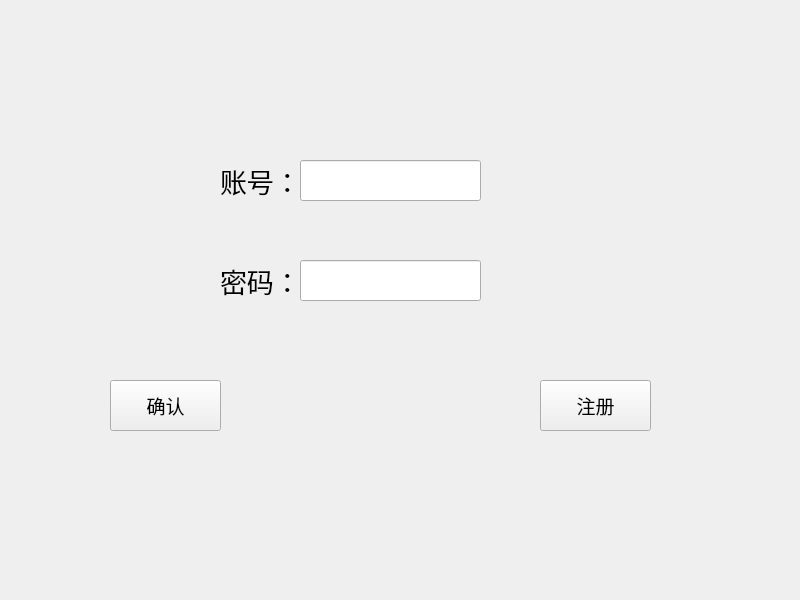
<?xml version="1.0" encoding="UTF-8"?>
<ui version="4.0">
 <class>login</class>
 <widget class="QWidget" name="login">
  <property name="geometry">
   <rect>
    <x>0</x>
    <y>0</y>
    <width>800</width>
    <height>600</height>
   </rect>
  </property>
  <property name="windowTitle">
   <string>Form</string>
  </property>
  <widget class="QLabel" name="label">
   <property name="geometry">
    <rect>
     <x>220</x>
     <y>160</y>
     <width>91</width>
     <height>41</height>
    </rect>
   </property>
   <property name="font">
    <font>
     <family>楷体</family>
     <pointsize>20</pointsize>
    </font>
   </property>
   <property name="text">
    <string>账号：</string>
   </property>
  </widget>
  <widget class="QLabel" name="label_2">
   <property name="geometry">
    <rect>
     <x>220</x>
     <y>260</y>
     <width>91</width>
     <height>41</height>
    </rect>
   </property>
   <property name="font">
    <font>
     <family>楷体</family>
     <pointsize>20</pointsize>
    </font>
   </property>
   <property name="text">
    <string>密码：</string>
   </property>
  </widget>
  <widget class="QLineEdit" name="lineEdit">
   <property name="geometry">
    <rect>
     <x>300</x>
     <y>160</y>
     <width>181</width>
     <height>41</height>
    </rect>
   </property>
  </widget>
  <widget class="QLineEdit" name="lineEdit_2">
   <property name="geometry">
    <rect>
     <x>300</x>
     <y>260</y>
     <width>181</width>
     <height>41</height>
    </rect>
   </property>
  </widget>
  <widget class="QPushButton" name="pushButton">
   <property name="geometry">
    <rect>
     <x>110</x>
     <y>380</y>
     <width>111</width>
     <height>51</height>
    </rect>
   </property>
   <property name="font">
    <font>
     <family>楷体</family>
     <pointsize>14</pointsize>
    </font>
   </property>
   <property name="text">
    <string>确认</string>
   </property>
  </widget>
  <widget class="QPushButton" name="pushButton_2">
   <property name="geometry">
    <rect>
     <x>540</x>
     <y>380</y>
     <width>111</width>
     <height>51</height>
    </rect>
   </property>
   <property name="font">
    <font>
     <family>楷体</family>
     <pointsize>14</pointsize>
    </font>
   </property>
   <property name="text">
    <string>注册</string>
   </property>
  </widget>
 </widget>
 <resources/>
 <connections/>
</ui>
